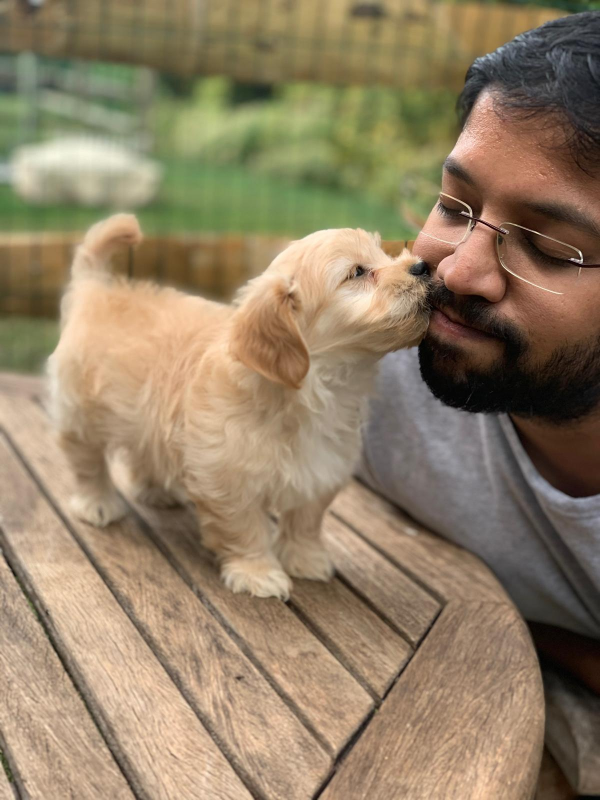
#> input picture BiasChallenge.jpg, 1200 x 1600 px, found by its file name (shown at 1/2 size)
$ python -i step1_prepare_image.py   (imports and definitions only)
#> lines starting #> are read from the running program, lines starting #| are printed output that depends on the picture
"""
Step 1: Prepare a black and white image for the statistics meme.
Loads an image, converts to grayscale, and resizes to appropriate dimensions
while maintaining aspect ratio.
"""

import numpy as np
from PIL import Image


def prepare_image(
    img_path: str,
    max_size: int = 512,
    target_size: tuple[int, int] | None = None
) -> np.ndarray:
    """
    Load an image, convert to grayscale, and resize to appropriate dimensions
    for the statistics meme while maintaining aspect ratio.

    Parameters
    ----------
    img_path : str
        Path to the input image file
    max_size : int
        Maximum dimension (width or height) if target_size is None.
        Image will be resized to fit within this size while maintaining aspect ratio.
    target_size : tuple[int, int] | None
        Optional target size (width, height). If provided, image will be resized
        to this size. If None, uses max_size to determine dimensions.

    Returns
    -------
    img_array : np.ndarray
        Grayscale image as 2D array (height, width) with values in [0, 1]
    """
#> called with img_path = 'BiasChallenge.jpg', max_size = 512
    # Load the image
    original_img = Image.open("C:\\Rohit-UD2\\selectionBiasChallenge\\BiasChallenge.jpg")
#> original_img is the input picture: PIL image 1200x1600 RGB; mean R, G, B 145.1, 127.4, 101


    # Convert to grayscale if needed
    if original_img.mode != 'L':
        original_img = original_img.convert('L')
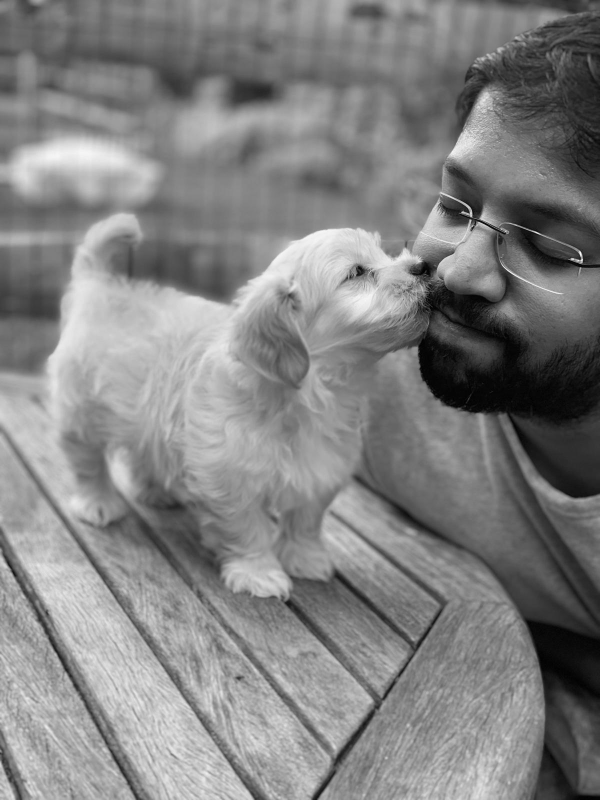
#> original_img: PIL image 1200x1600 L (shown at 1/2 size); min 0, max 254, mean 129.7

    # Convert to numpy array and normalize to [0, 1]
    img_array = np.array(original_img, dtype=np.float32) / 255.0

    # Resize if needed
    if target_size is not None:
        # Resize to exact target size
        new_size = target_size
        img_resized_pil = original_img.resize(new_size, Image.Resampling.LANCZOS)
        if img_resized_pil.mode != 'L':
            img_resized_pil = img_resized_pil.convert('L')
        img_resized = np.array(img_resized_pil, dtype=np.float32) / 255.0
        print(f"Resized image to target size: {img_resized.shape}")
    elif img_array.shape[0] > max_size or img_array.shape[1] > max_size:
        # Resize to fit within max_size while maintaining aspect ratio
        scale = max_size / max(img_array.shape[0], img_array.shape[1])
#> scale = 0.32
        new_size = (int(img_array.shape[1] * scale), int(img_array.shape[0] * scale))
#> new_size = (384, 512)
        img_resized_pil = original_img.resize(new_size, Image.Resampling.LANCZOS)
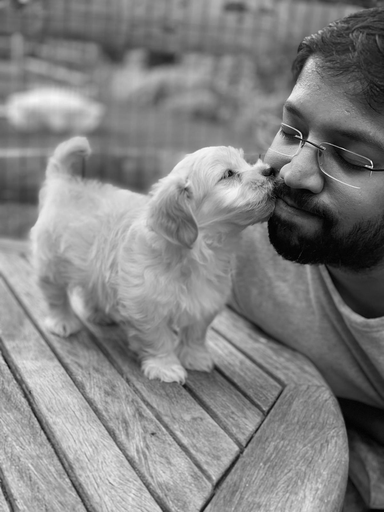
#> img_resized_pil: PIL image 384x512 L; min 0, max 250, mean 129.7
        if img_resized_pil.mode != 'L':
            img_resized_pil = img_resized_pil.convert('L')
        img_resized = np.array(img_resized_pil, dtype=np.float32) / 255.0
        print(f"Resized image from {img_array.shape} to {img_resized.shape} for processing")
#| Resized image from (1600, 1200) to (512, 384) for processing
    else:
        img_resized = img_array.copy()
        print(f"Image size: {img_resized.shape} (no resizing needed)")

    # Ensure img_resized is 2D grayscale
    if len(img_resized.shape) > 2:
        img_resized = img_resized[:, :, 0]
    elif len(img_resized.shape) == 2:
        pass
    else:
        raise ValueError(f"Unexpected image shape: {img_resized.shape}")

    print(f"Final image shape: {img_resized.shape} (should be 2D for grayscale)")
#| Final image shape: (512, 384) (should be 2D for grayscale)
    return img_resized

>>> result = prepare_image('BiasChallenge.jpg')
